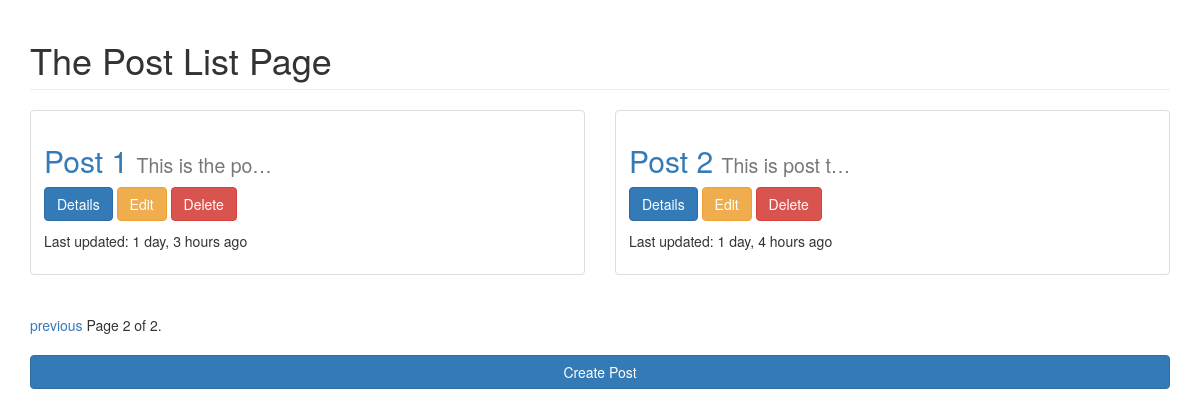
The app's page /posts/list/?page=2, older data.
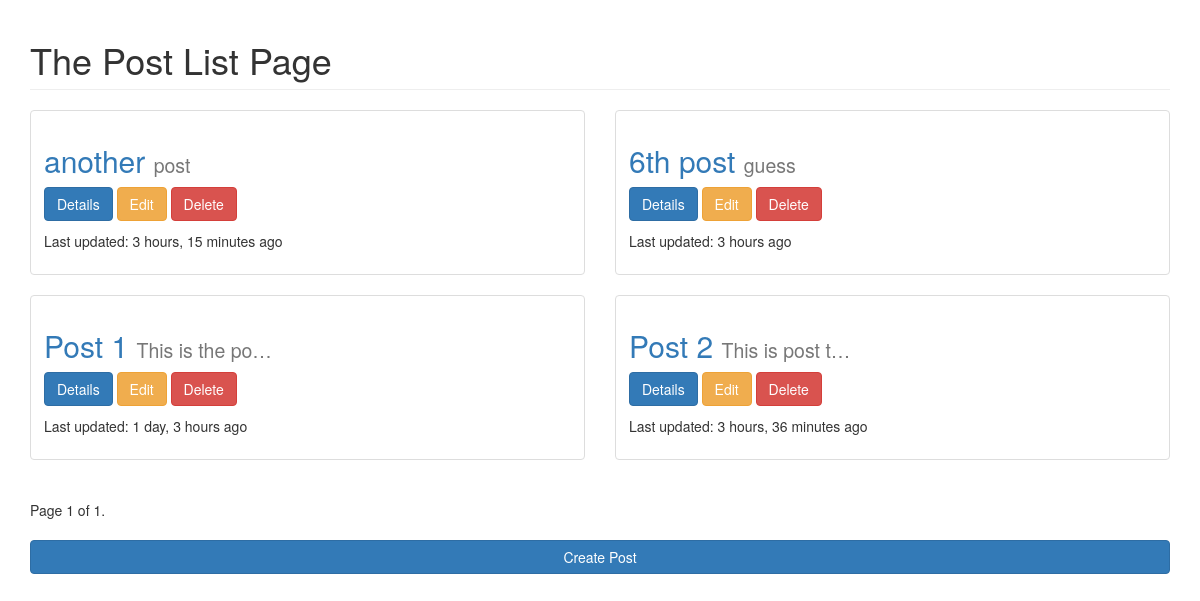
The same page, newer data.
### posts/models.py (models this page shows, shortened)
class Post(models.Model):
	title = models.CharField(max_length=255)
	image = models.ImageField(upload_to="blog_images", null=True, blank=True)
	content = models.TextField()
	updated = models.DateTimeField(auto_now=True, auto_now_add=False)
	timestamp = models.DateTimeField(auto_now=False, auto_now_add=True)
	def get_abs_url(self):
		return reverse("posts:detail", kwargs={"post_id": self.id})
	class Meta:
		ordering = ["-content", "-updated", "-title"]

### posts/views.py (the view)
def post_list(request):
	object_list = Post.objects.all()
	paginator = Paginator(object_list, 4) # Show 25 contacts per page
	page = request.GET.get('page')
	try:
		objects = paginator.page(page)
	except PageNotAnInteger:
		objects = paginator.page(1)
	except EmptyPage:
		objects = paginator.page(paginator.num_pages)
	context = {
	'objects': objects,
	"title": "List",
	"user": request.user
	}
	return render(request, 'post_list.html', context)

### posts/templates/post_list.html (shortened to what this page needs)
{% extends "base.html" %}
{% block content %}
	<h1 class="page-header">The Post {{title}} Page</h1>
	<div class="row">
		{% for object in objects %}
		  <div class="col-sm-6">
			<div class="thumbnail">
				<div class="caption">
				  <h2><a href="{{object.get_abs_url}}">{{object.title}} <small>{{object.content|truncatechars:15}}</small></a></h2>
				  <p>
					  <a href="{{object.get_abs_url}}" class="btn btn-primary">Details</a>
					  <a href={% url 'posts:update' post_id=object.id %} class="btn btn-warning">Edit</a>
					  <a href={% url 'posts:delete' post_id=object.id %} class="btn btn-danger">Delete</a>
				  </p>
				  <p>Last updated: {{object.updated|timesince}} ago</p>
				</div>
			</div>
		  </div>
		{% endfor %}
	</div>
	<div class="pagination">
		<span class="step-links">
			{% if objects.has_previous %}
				<a href="?page={{ objects.previous_page_number }}">previous</a>
			{% endif %}
			<span class="current">
				Page {{ objects.number }} of {{ objects.paginator.num_pages }}.
			</span>
		</span>
	</div>
	<a href={% url 'posts:create' %} class="btn btn-primary col-sm-12">Create Post</a>
{% endblock content%}

Row changes from the older to the newer data that the page shows:
added Post: title "another", content "post", updated "3 hours, 15 minutes"
now on this page (row edited): Post: title "6th post", content "guess", updated "3 hours"
changed Post "Post 2": updated "1 day, 4 hours" → "3 hours, 36 minutes"
Text that changed along with them:
{{ objects.number }}: "2" → "1"
{{ objects.paginator.num_pages }}: "2" → "1"
text no longer shown: "previous"
